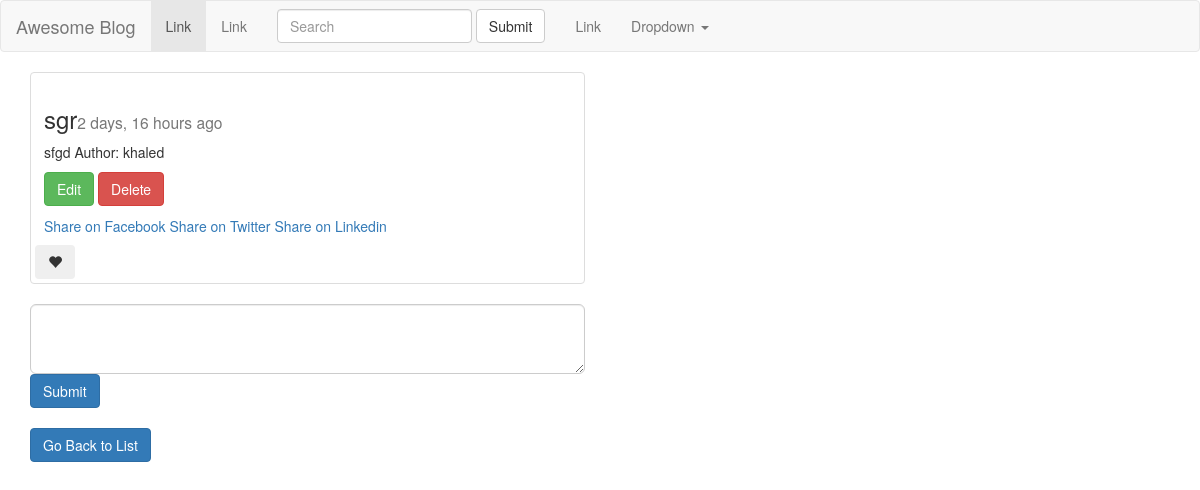
The app's page /posts/detail/sgr/ (signed in) with its own data.
### posts/models.py (models this page shows, shortened)
class Post(models.Model):
	author = models.ForeignKey(User, default=1) #when there is foreign key that mean many objects to one user
	title = models.CharField(max_length=50)
	content = models.TextField()
	slug = models.SlugField(unique=True, null=True)
	image = models.ImageField(upload_to="blog_image", null=True, blank=True)
	draft = models.BooleanField(default=False)
	publish = models.DateField()
	updated = models.DateTimeField(auto_now = True)
	timestamp =  models.DateTimeField(auto_now_add = True)
	def get_absolute_url(self):
		return reverse ("posts:detail", kwargs = {"slug": self.slug})
	class Meta:
		ordering = ['-timestamp'] #for ordering everything by defult

### posts/views.py (the view)
# urls.py: url(r'^detail/(?P<slug>[-\w]+)/$', views.post_detail, name='detail'),
def post_detail(request, slug):
    obj = get_object_or_404(Post, slug=slug)
    if obj.publish >timezone.now().date() or obj.draft:
        if not (request.user.is_staff or request.user.is_superuser):
            raise Http404
    if request.user.is_authenticated():
        if Like.objects.filter(post=obj, user=request.user).exists():
            liked = True
        else:
            liked = False
    post_like_count = obj.like_set.all().count() #like is the model but when we refere it to set will type it in small letter
    context = {
        'instance': obj,
        "like": liked,
        "likes_count": post_like_count,
    }
    return render(request, 'post_detail.html', context)

### posts/templatetags/urlify.py (called while the page is built)
@register.filter
def urlify(value):
	return quote(value)

### posts/templates/post_detail.html (shortened to what this page needs)
{% extends 'base.html' %}
{% load urlify %}
{% block content %}
	<div class="row">
			<div class="col-sm-6">
				<div class="thumbnail">
		      			<div class="caption">
		       			 <h3>{{instance.title}}<small>{{instance.publish|timesince}} ago</small></h3>
		      			  <p>{{instance.content|linebreaks|truncatechars:10}}</p>
		      			  Author: {{instance.author.username}}
		       			  <p>
							<a href="{% url 'posts:update' slug=instance.slug %}" class="btn btn-success">Edit</a>
							<a href="{% url 'posts:delete' slug=instance.slug %}" class="btn btn-danger">Delete</a>
		        		</p>
		        		<a href="https://www.facebook.com/sharer/sharer.php?u={{request.build_absolute_uri}}">
		        			Share on Facebook
		        		</a>
		        		<a href="https://twitter.com/home?status={{instance.content|urlify|truncatechars:50}}%20{{request.build_absolute_uri}}">
							Share on Twitter
						</a>
						<a href="https://www.linkedin.com/shareArticle?mini=true&url=h{{request.build_absolute_uri}}&title={{instance.title|urlify}}&summary={{instance.content|urlify}}&source={{request.build_absolute_uri}}">
							Share on Linkedin
						</a>
	        			</div>
		        			<div>
		        			<button class="btn" onclick="ajax_like()">
			        			<span id = "heart" class="glyphicon glyphicon-heart" {% if likes %}text-danger{% endif %} aria-hidden="true"></span>
		        			</button>
		        			</div>
	        			</div>
	        			{% include "django_comments.html" %}
							<br>
							<a href="{% url 'posts:list' %}" class="btn btn-primary"> Go Back to List</a>
	     			</div>
	   		</div>
	</div>
{% endblock content %}

### records on screen
Post: title "sgr", publish "2 days, 16 hours", content "sfgd", author.username "khaled"
